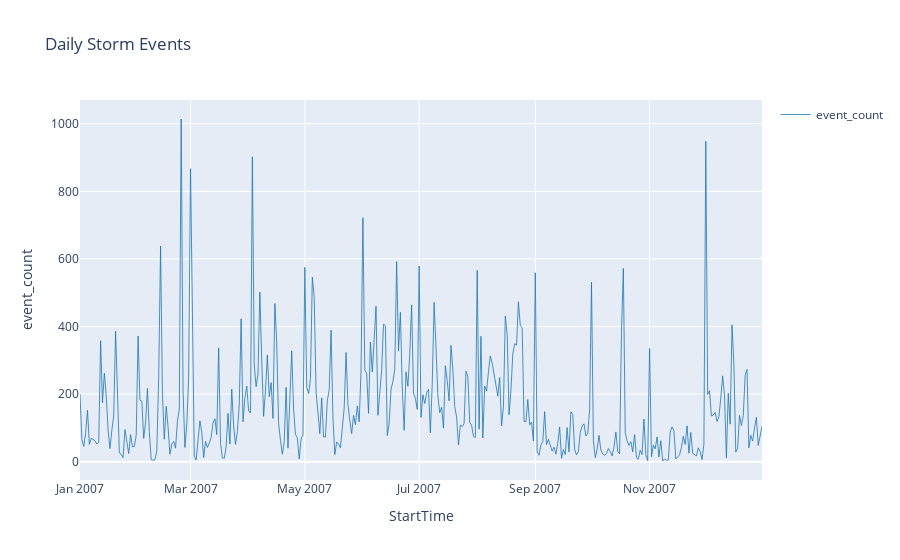

The code cell stored with this chart in its notebook:
### Code cell
%kql StormEvents \
| summarize event_count=count() by bin(StartTime, 1d) \
| render timechart title= 'Daily Storm Events'

### Figure 1 — Plotly figure (JSON) as saved in the notebook; plotly's stock layout.template omitted (floating-point values rounded to 4 significant figures; data arrays with more than 128 entries replaced by an {"elided": "..."} marker saying what was removed)
{"data": [{"line": {"color": "rgb(31, 118, 179)", "width": 1}, "name": "event_count", "opacity": 0.8, "type": "scatter", "x": {"elided": "365 str values"}, "y": {"elided": "365 int values"}}], "layout": {"showlegend": true, "title": {"text": "Daily Storm Events"}, "xaxis": {"autorange": true, "title": {"text": "StartTime"}, "type": "date"}, "yaxis": {"ticksuffix": "", "title": {"text": "event_count"}, "type": "linear"}}}
